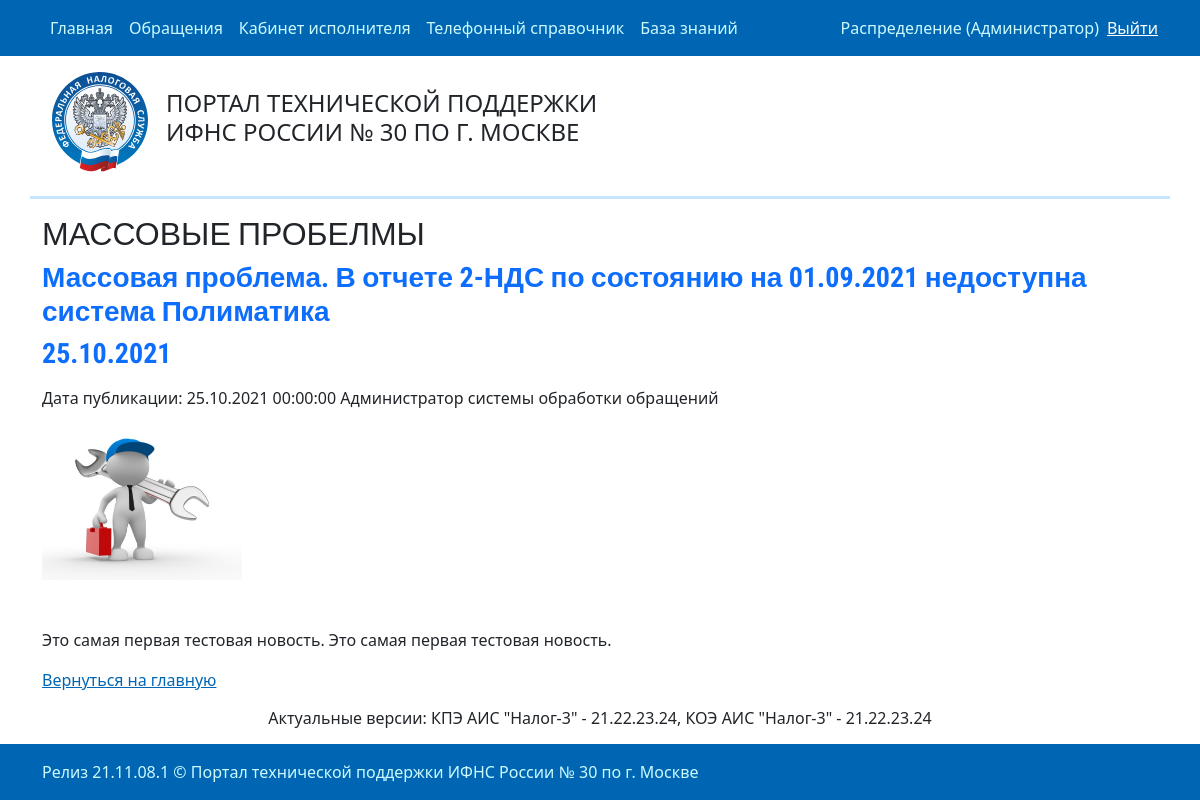
The app's page /news-view.php?id=1 (signed in) with its own data.
### tables this page shows
CREATE TABLE `news` (
  `id` int NOT NULL,
  `news_type_id` int NOT NULL,
  `title` varchar(255) NOT NULL,
  `content` varchar(2048) NOT NULL,
  `created_by` int NOT NULL,
  `created_when` datetime NOT NULL
);

CREATE TABLE `news_heads` (
  `id` int NOT NULL,
  `name` varchar(255) NOT NULL
);

CREATE TABLE `users` (
  `id` int NOT NULL,
  `name` varchar(255) NOT NULL,
  `role` int NOT NULL,
  `login` varchar(255) NOT NULL,
  `password` varchar(255) NOT NULL
);

### dbconnect.php (called while the page is built, shortened)
<?php
function get_selected_news_post($conn, $id)
{
    $query = "
    SELECT
        news.id                 as news_id,
        news.news_type_id       as nt_id,
        news.title              as news_title,
        news.content            as news_content,
        news.created_by         as news_created_by,
        news.created_when       as news_created_when,
        users.name              as user_name,
        news_types.description  as news_description,
        news_heads.name         as news_heads_name
    FROM news
        LEFT JOIN users
            ON news.created_by = users.id
        LEFT JOIN news_types
            ON news.news_type_id = news_types.id
        LEFT JOIN news_heads
            ON news_types.news_head_id = news_heads.id
    WHERE
        news.id =" . $id;
    $res = $conn->query($query);
    return $res->fetch_assoc();
}

### news-view.php (the view)
<?php include './includes/header.php' ?>
<?php
$result = get_selected_news_post($conn, $_GET["id"]);
?>
<main class="flex-shrink-0">
    <div class="container">
        <div class="row bottom-line pb-3">
            <div class="col">
                <div class="d-flex p-2 align-items-center mt-2">
                    <img src="assets/img/Emblem_of_the_Federal_Tax_Service.svg" class="logo me-3" />
                    <h4>ПОРТАЛ ТЕХНИЧЕСКОЙ ПОДДЕРЖКИ <br>ИФНС РОССИИ № 30 ПО Г. МОСКВЕ</h4>
                </div>
            </div>
        </div>
        <div class="mt-3">
            <h2 class="text-uppercase" style="font-family: 'Roboto Condensed', sans-serif;"><?php echo $result["news_heads_name"] ?></h2>
        </div>
        <div class="mt-2">
            <h3 class="text-primary fw-bold" style="font-family: 'Roboto Condensed', sans-serif;"><?php echo $result["news_title"] ?></h3>
            <h3 class="text-primary fw-bold" style="font-family: 'Roboto Condensed', sans-serif;"><?php echo date_format(date_create($result["news_created_when"]), 'd.m.Y') ?></h3>
        </div>
        <div class="mt-3">
            <p class="fs-6 fw-light">Дата публикации: <?php echo date_format(date_create($result["news_created_when"]), 'd.m.Y H:i:s') . ' ' . $result["user_name"] ?></p>
        </div>
        <div class="mt-3">
            <img src="/includes/news/id_1_problem.jpg" style='width: 200px; height: 154px'>
        </div>
        <div class="mt-5 col-8">
            <p class="fs-6 mb-0 fw-normal"><?php echo $result["news_content"] ?></p>
        </div>
        <div class="mt-3">
            <a href="index.php" class="link-primary">Вернуться на главную</a>
        </div>
    </div>
</main>
<div class="d-flex mt-auto p-2 justify-content-center">
    <h6>Актуальные версии: КПЭ АИС "Налог-3" - 21.22.23.24, КОЭ АИС "Налог-3" - 21.22.23.24</h6>
</div>
<?php include './includes/footer.php'; ?>

### assets/css/style.css (style rules this page uses)
.logo { width: 100px; height: 100px; }
.bottom-line { border-bottom: 3px solid #C6E6FF; }
.link-primary { color:#0066B3 !important; }

### records on screen
news: news_heads.name "МАССОВЫЕ ПРОБЕЛМЫ", title "Массовая проблема. В отчете 2-НДС по состоянию на 01.09.2021 недоступна система Полиматика", created_when "25.10.2021", created_when "25.10.2021 00:00:00", created_by.name "Администратор системы обработки обращений", content "Это самая первая тестовая новость. Это самая первая тестовая новость."

### other values on screen
$_SESSION["user_name"] "Распределение"
$_SESSION["role_name"] "Администратор"
